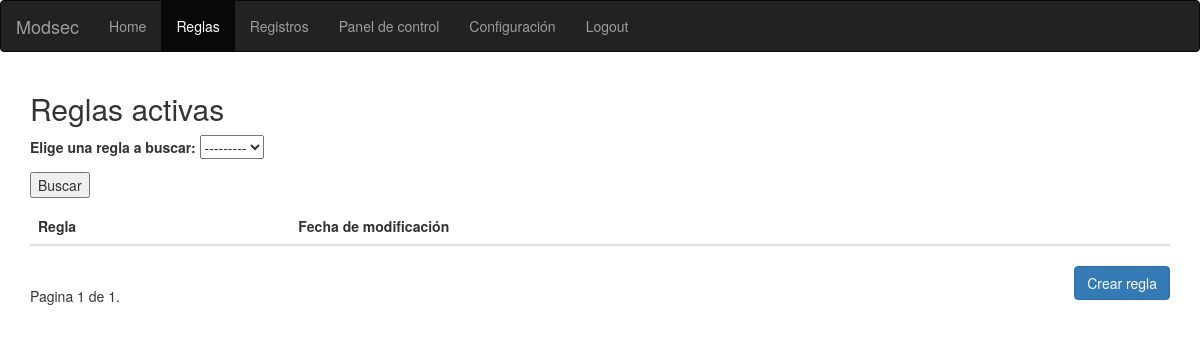
The app's page /modsec/rules/ (signed in), older data.
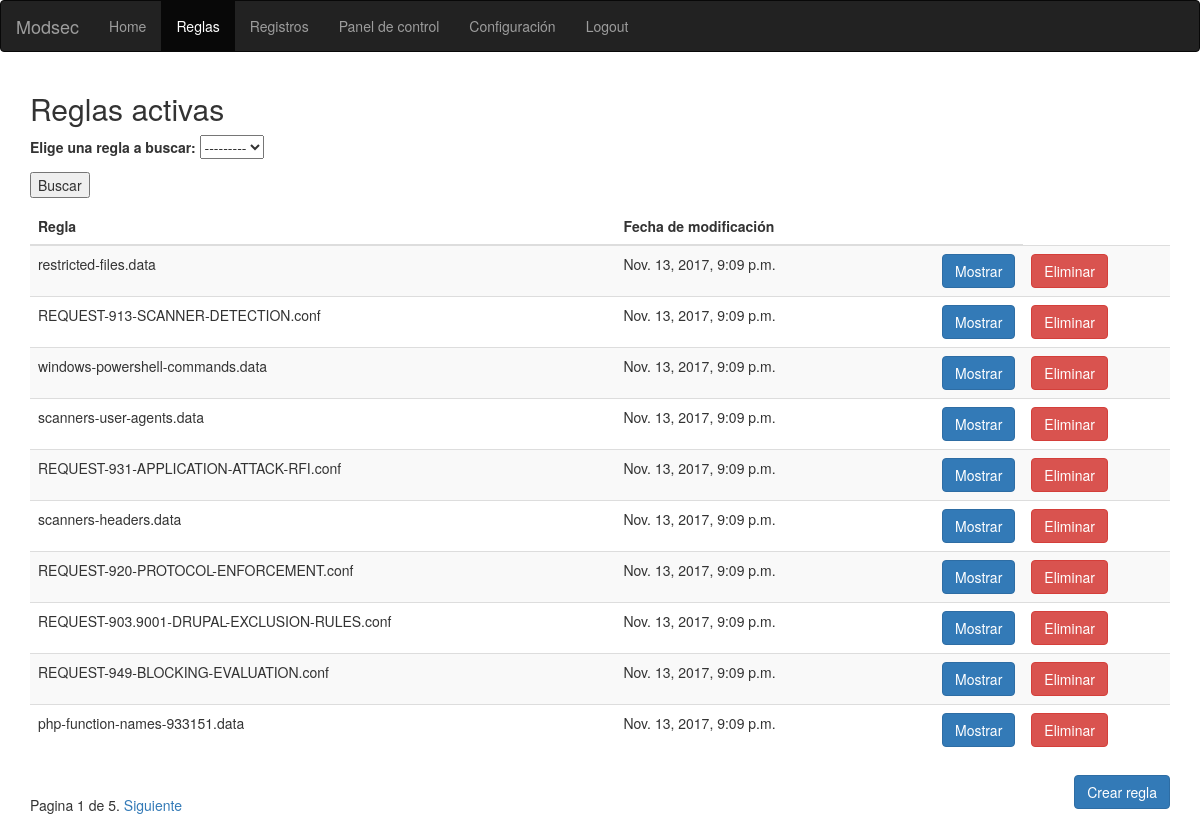
The same page, newer data.
### modsec/models.py (models this page shows, shortened)
class Rule(models.Model):
    name= models.CharField(max_length=200)
    text= RichTextField(config_name='default',extra_plugins=['codesnippet'],)
    lastMod=models.DateTimeField(default=timezone.now)
    path=models.ForeignKey(Path,on_delete=models.CASCADE)

### modsec/views.py (the view)
@login_required(login_url='/modsec/login')
def rules(request):
    rule=""
    if request.method == 'POST':
        form = selectRule(request.POST)
        if form.is_valid():
            rule=form.cleaned_data['ruleSel']
            rules=Rule.objects.all()
            reglas=[]
            for r in rules:
                if str(rule)==str(r):
                    reglas.append(r)
            paginator = Paginator(reglas, 10) # Show 25 contacts per page
            page = request.GET.get('page')
            try:
                reglas = paginator.page(page)
            except PageNotAnInteger:
                reglas = paginator.page(1)
            except EmptyPage:
                reglas = paginator.page(paginator.num_pages)
            context={'form':form,'reglas':reglas,'rule': rule}
            return render(request, 'modsec/rules.html',context)
    else:
        reglas=Rule.objects.all()
        paginator = Paginator(reglas, 10) # Show 25 contacts per page
        page = request.GET.get('page')
        try:
            reglas = paginator.page(page)
        except PageNotAnInteger:
            reglas = paginator.page(1)
        except EmptyPage:
            reglas = paginator.page(paginator.num_pages)
        form = selectRule()
        context={'form':form,'reglas':reglas,'rule': rule}
    return render(request, 'modsec/rules.html',context)

### modsec/forms.py
class selectRule(forms.Form):
    ruleSel=forms.ModelChoiceField(queryset=Rule.objects.all(),label="Elige una regla a buscar")

### modsec/templates/modsec/rules.html (shortened to what this page needs)
<!DOCTYPE html>
<html lang="en">
<head>
  <link rel="stylesheet" href="https://maxcdn.bootstrapcdn.com/bootstrap/3.3.7/css/bootstrap.min.css">
</head>
<body>
<nav class="navbar navbar-inverse">
  <div class="container-fluid">
    <div class="navbar-header">
      <a class="navbar-brand" href="/modsec/">Modsec</a>
    </div>
    <ul class="nav navbar-nav">
      <li><a href="/modsec/">Home</a></li>
      <li class="active"><a href="/modsec/rules/">Reglas</a></li>
      <li><a href="/modsec/logs/">Registros</a></li>
      <li><a href="/modsec/dashboard/">Panel de control</a></li>
       <li><a href="/modsec/conf/">Configuración</a></li>
      <li><a href="/modsec/logout/">Logout</a></li>
    </ul>
  </div>
</nav>
<div class="container">
  <h2>Reglas activas</h2>
   <form id="form" method="post" action="">{% csrf_token %}
    {{form.as_p}}
    <p><input type="submit" value="Buscar"/></p>
  </form>
  <table class="table table-striped">
    <thead>
      <tr>
        <th>Regla</th>
        <th>Fecha de modificación</th>
        <th></th>
      </tr>
    </thead>
    <tbody>
     {% for rule in reglas %}
     	<tr>
			 <td>{{ rule.name }}</td>
			 <td>{{ rule.lastMod }}</td>
			 <td><a href="/modsec/showRule/{{ rule.id }}/" class="btn btn-primary" style="float:right">Mostrar</a></td>
        {% if request.user.is_superuser %}
          <td> <a href="/modsec/deleteRule/{{ rule.id }}/" class="btn btn-danger" style="float:left">Eliminar</a></td>
       {% endif %}
	 {% endfor %}
       </tr>
    </tbody>
  </table>
  <div class="pagination">
    <span class="step-links">
        <span class="current">
            Pagina {{ reglas.number }} de {{ reglas.paginator.num_pages }}.
        </span>
        {% if reglas.has_next %}
            <a href="?page={{ reglas.next_page_number }}">Siguiente</a>
        {% endif %}
    </span>
</div>
 <a href="/modsec/createRule/" class="btn btn-primary" style="float:right">Crear regla</a>
</div>
</body>
</html>

Row changes from the older to the newer data that the page shows:
added Rule: name "restricted-files.data", lastMod "Nov. 13, 2017, 9:09 p.m."
added Rule: name "REQUEST-913-SCANNER-DETECTION.conf", lastMod "Nov. 13, 2017, 9:09 p.m."
added Rule: name "windows-powershell-commands.data", lastMod "Nov. 13, 2017, 9:09 p.m."
added Rule: name "scanners-user-agents.data", lastMod "Nov. 13, 2017, 9:09 p.m."
added Rule: name "REQUEST-931-APPLICATION-ATTACK-RFI.conf", lastMod "Nov. 13, 2017, 9:09 p.m."
added Rule: name "scanners-headers.data", lastMod "Nov. 13, 2017, 9:09 p.m."
added Rule: name "REQUEST-920-PROTOCOL-ENFORCEMENT.conf", lastMod "Nov. 13, 2017, 9:09 p.m."
added Rule: name "REQUEST-903.9001-DRUPAL-EXCLUSION-RULES.conf", lastMod "Nov. 13, 2017, 9:09 p.m."
added Rule: name "REQUEST-949-BLOCKING-EVALUATION.conf", lastMod "Nov. 13, 2017, 9:09 p.m."
added Rule: name "php-function-names-933151.data", lastMod "Nov. 13, 2017, 9:09 p.m."
Text that changed along with them:
{{ reglas.paginator.num_pages }}: "1" → "5"
text now shown: "Siguiente"
